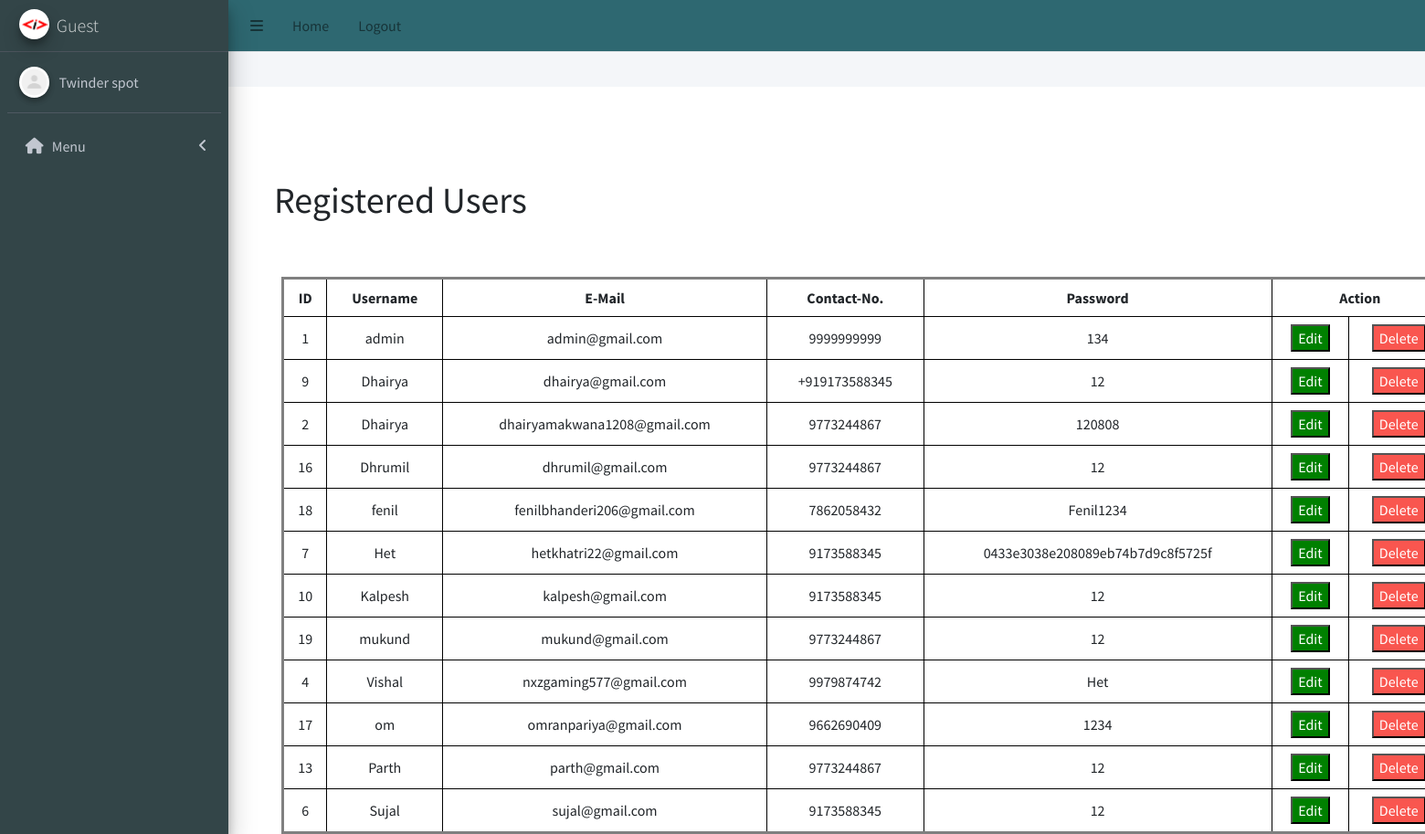
Before: /admin/admin_user.php with the older database file.
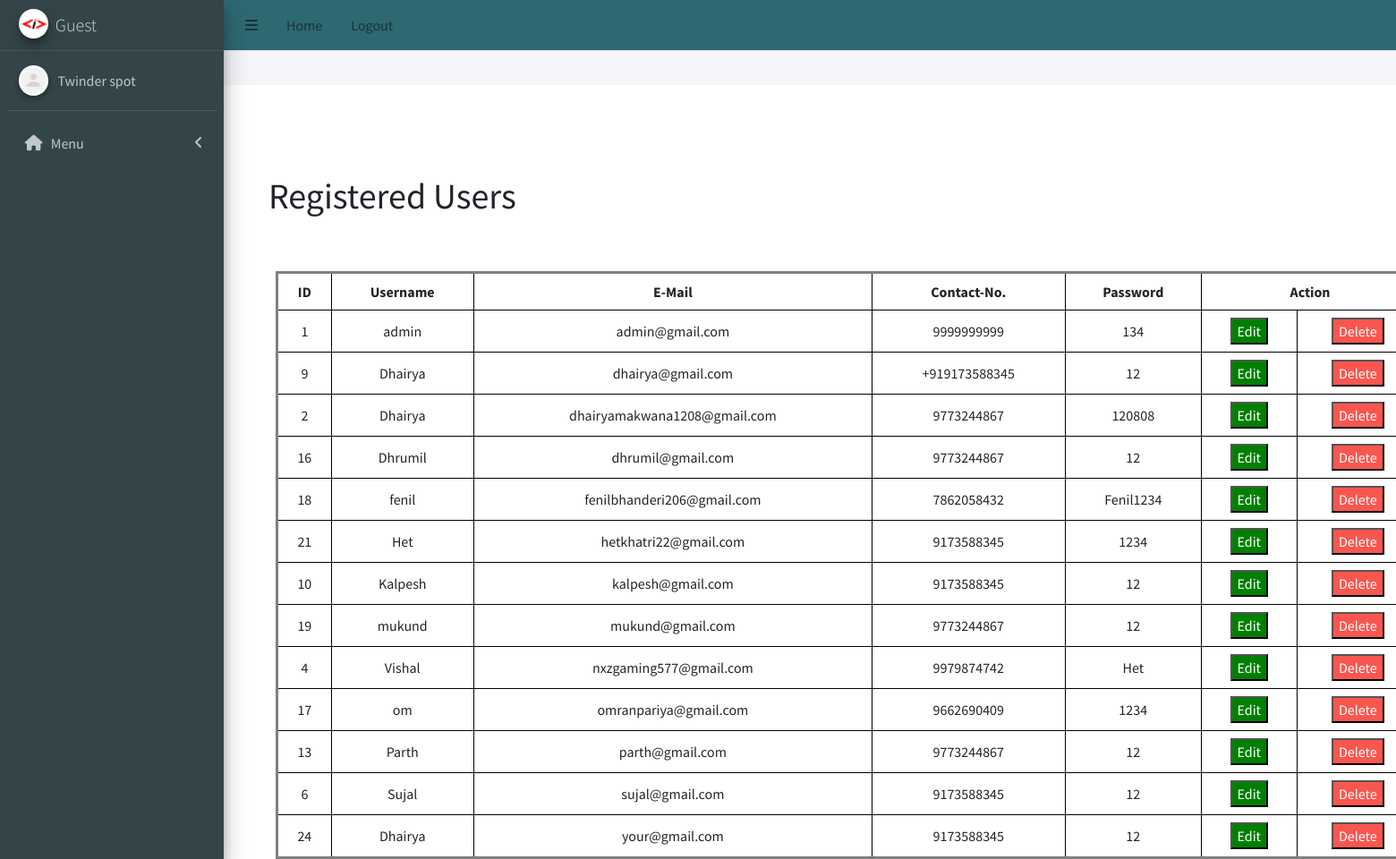
After: the same page with the newer database file.
### tables this page shows
CREATE TABLE `user_signup` (
  `id` int(255) NOT NULL,
  `username` varchar(255) NOT NULL,
  `email` varchar(255) NOT NULL,
  `contactno` varchar(255) NOT NULL,
  `password` varchar(255) NOT NULL,
  `resettoken` varchar(255) DEFAULT NULL,
  `resettokenexpire` date DEFAULT NULL
);

### admin/admin_user.php (the view, shortened to what this page needs)
<!DOCTYPE html>
<html lang="en">
  <head>
    <link rel="stylesheet" href="../css/freelancer_project.css">
    <link rel="stylesheet" href="../css/admin_project.css">
    <link rel="stylesheet" href="../src/css/adminlte.min.css">
    <link rel="stylesheet" href="https://cdnjs.cloudflare.com/ajax/libs/font-awesome/5.15.4/css/all.min.css">
  </head>
  <body>
    <?php include 'admin_header.php' ?>
    <div class="wrapper">
      <h1 class="head">Registered Users</h1>
      <table class="project">
        <tr>
          <th>ID</th>
          <th>Username</th>
          <th>E-Mail</th>
          <th>Contact-No.</th>
          <th>Password</th>
          <th colspan=2>Action</th>
        </tr>
        <?php
        include('../Database/database_connectivity.php');
        $sql = "SELECT * FROM user_signup";
        $result = $connection->query($sql);
        if ($result->num_rows > 0) {
          while ($row = $result->fetch_assoc()) {
            echo "<tr>
            <td>" . $row["id"] . "</td>
            <td>" . $row["username"] . "</td>
            <td>" . $row["email"] . "</td>
            <td>" . $row["contactno"] . "</td>
            <td>" . $row["password"] . "</td>
            <td>
              <button class='accept' onclick='openPopup(" . $row["id"] . ", " . json_encode($row) . ")'>Edit</button>
            </td>
            <td>
              <form method='POST'>
                <input type='submit' name='delete' value='Delete' class='reject'>
              </form>
            </td>
          </tr>";
          }
        } else {
          echo "<tr><td colspan='6'>No records found</td></tr>";
        }
        ?>
      </table>
    </div>
  </body>
</html>

### admin/admin_header.php (shortened to what this page needs)
<?php
$menuItems = [
    [
        "menuTitle" => "Menu",
        "icon" => "fas fa-home",
        "pages" => [
            ["title" => "Home", "url" => "index.php"]
        ],
    ],
];
?>
<ul class="navbar-nav ml-auto">
    <head>
        <link href="https://cdnjs.cloudflare.com/ajax/libs/font-awesome/6.0.0-beta3/css/all.min.css" rel="stylesheet">
    </head>
    <nav class="main-header navbar navbar-expand navbar-white navbar-light">
        <ul class="navbar-nav">
            <li class="nav-item">
                <a class="nav-link" data-widget="pushmenu" role="button"><i class="fas fa-bars"></i></a>
            </li>
            <li class="nav-item d-none d-sm-inline-block">
                <a href="admin_home.php" class="nav-link">Home</a>
            </li>
            <li class="nav-item d-none d-sm-inline-block">
                <a onclick="logout()" class="nav-link">Logout</a>
            </li>
        </ul>
</ul>
<div class="main-header" style="padding: 0px 10px; background-color: #f4f6f9; border-bottom: none !important;">
    <div class="content-header">
    </div>
</div>
<?php
if (isset($_SESSION['ub'])) {
    $username = $_SESSION['ub'];
} else {
    $username = "Guest";
}
?>
<aside class="main-sidebar sidebar-dark-primary elevation-4">
    <a href="./" class="brand-link">
        <img src="../src/images/logo.png" alt="Admin Panel Logo" class="brand-image img-circle elevation-3">
        <span class="brand-text font-weight-light"><?php echo $username ?></span>
    </a>
    <div class="sidebar">
        <div class="user-panel mt-3 pb-3 mb-3 d-flex">
            <div class="image">
                <img src="../src/images/default.png" class="img-circle elevation-2" alt="User Image">
            </div>
            <div class="info">
                <a href="./" class="d-block">Twinder spot</a>
            </div>
        </div>
        <nav class="mt-2">
            <ul class="nav nav-pills nav-sidebar flex-column" data-widget="treeview" role="menu">
                <?php foreach ($menuItems as $menuItem): ?>
                    <?php $isMenuOpen = false;
                    $isActive = false;
                    ?>
                    <li class="nav-item has-treeview <?= $isMenuOpen ? 'menu-open' : '' ?>">
                        <a class="nav-link <?= $isActive ? 'active' : '' ?>">
                            <i class="nav-icon <?= $menuItem['icon'] ?>"></i>
                            <p>
                                <?= $menuItem['menuTitle'] ?>
                                <?= !empty($menuItem['pages']) ? '<i class="right fas fa-angle-left"></i>' : '' ?>
                            </p>
                        </a>
                    </li>
                <?php endforeach; ?>
            </ul>
        </nav>
    </div>
</aside>

Changed rows visible on the page:
changed user_signup "hetkhatri22@gmail.com": id "7" → "21"; password "0433e3038e208089eb74b7d9c8f5725f" → "1234"
added user_signup: id "24", username "Dhairya", email "your@gmail.com", contactno "9173588345", password "12"
